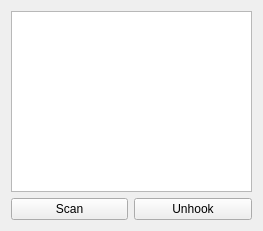
<?xml version="1.0" encoding="UTF-8"?>
<ui version="4.0">
 <class>Form</class>
 <widget class="QWidget" name="Form">
  <property name="geometry">
   <rect>
    <x>0</x>
    <y>0</y>
    <width>263</width>
    <height>231</height>
   </rect>
  </property>
  <property name="windowTitle">
   <string>Scan for hooks</string>
  </property>
  <layout class="QGridLayout" name="gridLayout_2">
   <item row="0" column="0">
    <layout class="QGridLayout" name="gridLayout">
     <item row="1" column="1">
      <widget class="QPushButton" name="btn_unhook">
       <property name="text">
        <string>Unhook</string>
       </property>
      </widget>
     </item>
     <item row="1" column="0">
      <widget class="QPushButton" name="btn_scan">
       <property name="text">
        <string>Scan</string>
       </property>
      </widget>
     </item>
     <item row="0" column="0" colspan="2">
      <widget class="QListView" name="lv_scanhook"/>
     </item>
    </layout>
   </item>
  </layout>
 </widget>
 <resources/>
 <connections/>
</ui>
